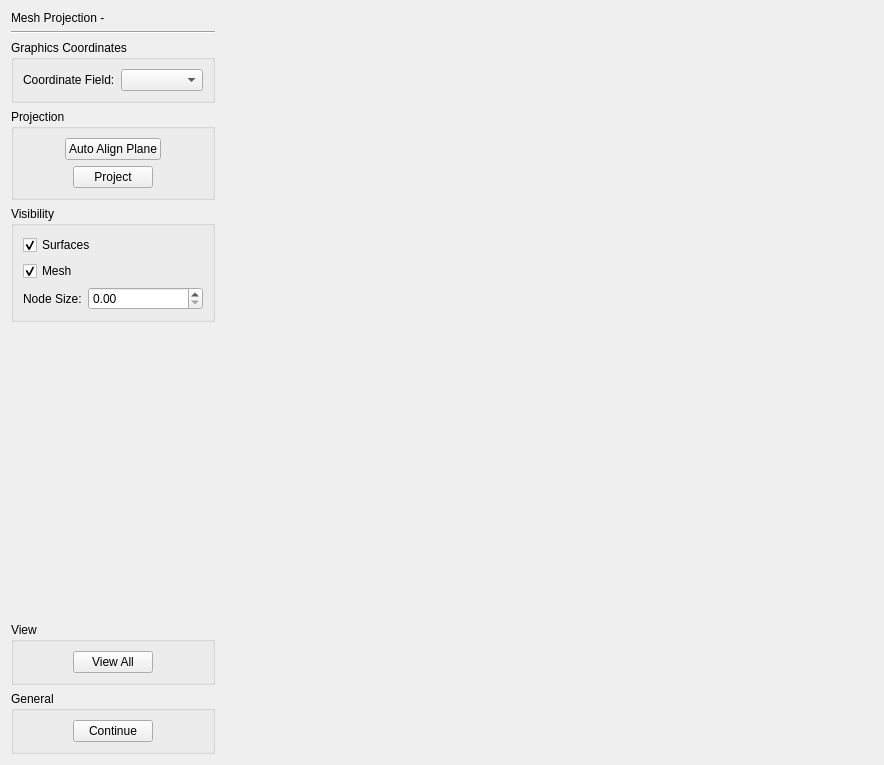
<?xml version="1.0" encoding="UTF-8"?>
<ui version="4.0">
 <class>MeshProjectionWidget</class>
 <widget class="QWidget" name="MeshProjectionWidget">
  <property name="geometry">
   <rect>
    <x>0</x>
    <y>0</y>
    <width>884</width>
    <height>765</height>
   </rect>
  </property>
  <property name="windowTitle">
   <string>Mesh Projection</string>
  </property>
  <layout class="QHBoxLayout" name="horizontalLayout_5">
   <item>
    <layout class="QVBoxLayout" name="verticalLayout_2">
     <item>
      <layout class="QHBoxLayout" name="horizontalLayoutHeader">
       <item>
        <widget class="QLabel" name="labelMeshProjection">
         <property name="sizePolicy">
          <sizepolicy hsizetype="Minimum" vsizetype="Preferred">
           <horstretch>0</horstretch>
           <verstretch>0</verstretch>
          </sizepolicy>
         </property>
         <property name="text">
          <string>Mesh Projection - </string>
         </property>
        </widget>
       </item>
       <item>
        <widget class="QLabel" name="labelMeshProjectionIdentifier">
         <property name="text">
          <string/>
         </property>
        </widget>
       </item>
      </layout>
     </item>
     <item>
      <widget class="Line" name="line">
       <property name="orientation">
        <enum>Qt::Horizontal</enum>
       </property>
      </widget>
     </item>
     <item>
      <widget class="QGroupBox" name="groupBoxGraphics">
       <property name="title">
        <string>Graphics Coordinates</string>
       </property>
       <layout class="QVBoxLayout" name="verticalLayout_8">
        <item>
         <layout class="QGridLayout" name="gridLayout_3">
          <item row="0" column="1">
           <widget class="QComboBox" name="comboBoxCoordinateField"/>
          </item>
          <item row="0" column="0">
           <widget class="QLabel" name="labelCoordinateField">
            <property name="maximumSize">
             <size>
              <width>160</width>
              <height>16777215</height>
             </size>
            </property>
            <property name="text">
             <string>Coordinate Field:</string>
            </property>
           </widget>
          </item>
         </layout>
        </item>
       </layout>
      </widget>
     </item>
     <item>
      <widget class="QGroupBox" name="groupBoxProjection">
       <property name="title">
        <string>Projection</string>
       </property>
       <layout class="QVBoxLayout" name="verticalLayout">
        <item>
         <layout class="QHBoxLayout" name="horizontalLayout_3">
          <item>
           <spacer name="horizontalSpacer_5">
            <property name="orientation">
             <enum>Qt::Horizontal</enum>
            </property>
            <property name="sizeHint" stdset="0">
             <size>
              <width>40</width>
              <height>20</height>
             </size>
            </property>
           </spacer>
          </item>
          <item>
           <widget class="QPushButton" name="pushButtonAutoAlignPlane">
            <property name="text">
             <string>Auto Align Plane</string>
            </property>
           </widget>
          </item>
          <item>
           <spacer name="horizontalSpacer_6">
            <property name="orientation">
             <enum>Qt::Horizontal</enum>
            </property>
            <property name="sizeHint" stdset="0">
             <size>
              <width>40</width>
              <height>20</height>
             </size>
            </property>
           </spacer>
          </item>
         </layout>
        </item>
        <item>
         <layout class="QHBoxLayout" name="horizontalLayout_4">
          <item>
           <spacer name="horizontalSpacer_7">
            <property name="orientation">
             <enum>Qt::Horizontal</enum>
            </property>
            <property name="sizeHint" stdset="0">
             <size>
              <width>37</width>
              <height>17</height>
             </size>
            </property>
           </spacer>
          </item>
          <item>
           <widget class="QPushButton" name="pushButtonProject">
            <property name="text">
             <string>Project</string>
            </property>
           </widget>
          </item>
          <item>
           <spacer name="horizontalSpacer_8">
            <property name="orientation">
             <enum>Qt::Horizontal</enum>
            </property>
            <property name="sizeHint" stdset="0">
             <size>
              <width>37</width>
              <height>17</height>
             </size>
            </property>
           </spacer>
          </item>
         </layout>
        </item>
       </layout>
      </widget>
     </item>
     <item>
      <widget class="QGroupBox" name="groupBoxVisibility">
       <property name="title">
        <string>Visibility</string>
       </property>
       <layout class="QVBoxLayout" name="verticalLayout_6">
        <item>
         <widget class="QCheckBox" name="checkBoxSurfacesVisibility">
          <property name="text">
           <string>Surfaces</string>
          </property>
          <property name="checked">
           <bool>true</bool>
          </property>
         </widget>
        </item>
        <item>
         <widget class="QCheckBox" name="checkBoxMeshVisibility">
          <property name="text">
           <string>Mesh</string>
          </property>
          <property name="checked">
           <bool>true</bool>
          </property>
         </widget>
        </item>
        <item>
         <layout class="QGridLayout" name="gridLayout">
          <item row="0" column="0">
           <widget class="QLabel" name="labelNodeSize">
            <property name="sizePolicy">
             <sizepolicy hsizetype="Maximum" vsizetype="Preferred">
              <horstretch>0</horstretch>
              <verstretch>0</verstretch>
             </sizepolicy>
            </property>
            <property name="text">
             <string>Node Size:</string>
            </property>
           </widget>
          </item>
          <item row="0" column="1">
           <widget class="QDoubleSpinBox" name="spinBoxNodeSize">
            <property name="sizePolicy">
             <sizepolicy hsizetype="Minimum" vsizetype="Fixed">
              <horstretch>0</horstretch>
              <verstretch>0</verstretch>
             </sizepolicy>
            </property>
            <property name="singleStep">
             <double>0.100000000000000</double>
            </property>
           </widget>
          </item>
         </layout>
        </item>
       </layout>
      </widget>
     </item>
     <item>
      <spacer name="verticalSpacer">
       <property name="orientation">
        <enum>Qt::Vertical</enum>
       </property>
       <property name="sizeHint" stdset="0">
        <size>
         <width>20</width>
         <height>40</height>
        </size>
       </property>
      </spacer>
     </item>
     <item>
      <widget class="QGroupBox" name="groupBoxView">
       <property name="title">
        <string>View</string>
       </property>
       <layout class="QHBoxLayout" name="horizontalLayout">
        <item>
         <spacer name="horizontalSpacer_4">
          <property name="orientation">
           <enum>Qt::Horizontal</enum>
          </property>
          <property name="sizeHint" stdset="0">
           <size>
            <width>50</width>
            <height>17</height>
           </size>
          </property>
         </spacer>
        </item>
        <item>
         <widget class="QPushButton" name="pushButtonViewAll">
          <property name="text">
           <string>View All</string>
          </property>
         </widget>
        </item>
        <item>
         <spacer name="horizontalSpacer_3">
          <property name="orientation">
           <enum>Qt::Horizontal</enum>
          </property>
          <property name="sizeHint" stdset="0">
           <size>
            <width>50</width>
            <height>17</height>
           </size>
          </property>
         </spacer>
        </item>
       </layout>
      </widget>
     </item>
     <item>
      <widget class="QGroupBox" name="groupBoxGeneral">
       <property name="title">
        <string>General</string>
       </property>
       <layout class="QHBoxLayout" name="horizontalLayout_2">
        <item>
         <spacer name="horizontalSpacer">
          <property name="orientation">
           <enum>Qt::Horizontal</enum>
          </property>
          <property name="sizeHint" stdset="0">
           <size>
            <width>40</width>
            <height>20</height>
           </size>
          </property>
         </spacer>
        </item>
        <item>
         <widget class="QPushButton" name="pushButtonContinue">
          <property name="text">
           <string>Continue</string>
          </property>
         </widget>
        </item>
        <item>
         <spacer name="horizontalSpacer_2">
          <property name="orientation">
           <enum>Qt::Horizontal</enum>
          </property>
          <property name="sizeHint" stdset="0">
           <size>
            <width>46</width>
            <height>17</height>
           </size>
          </property>
         </spacer>
        </item>
       </layout>
      </widget>
     </item>
    </layout>
   </item>
   <item>
    <widget class="BaseSceneviewerWidget" name="widgetZinc" native="true">
     <property name="sizePolicy">
      <sizepolicy hsizetype="Preferred" vsizetype="Preferred">
       <horstretch>3</horstretch>
       <verstretch>1</verstretch>
      </sizepolicy>
     </property>
    </widget>
   </item>
  </layout>
 </widget>
 <customwidgets>
  <customwidget>
   <class>BaseSceneviewerWidget</class>
   <extends>QWidget</extends>
   <header>cmlibs/widgets/basesceneviewerwidget.h</header>
   <container>1</container>
  </customwidget>
 </customwidgets>
 <resources/>
 <connections/>
</ui>
